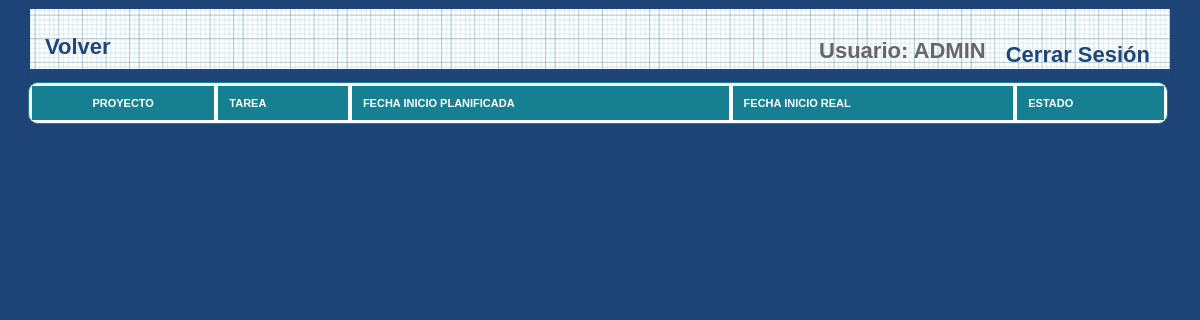
Before: /et3_iu/Controllers/MIEMBRO_Controller.php?&accion=verTareas (signed in) with the older database file.
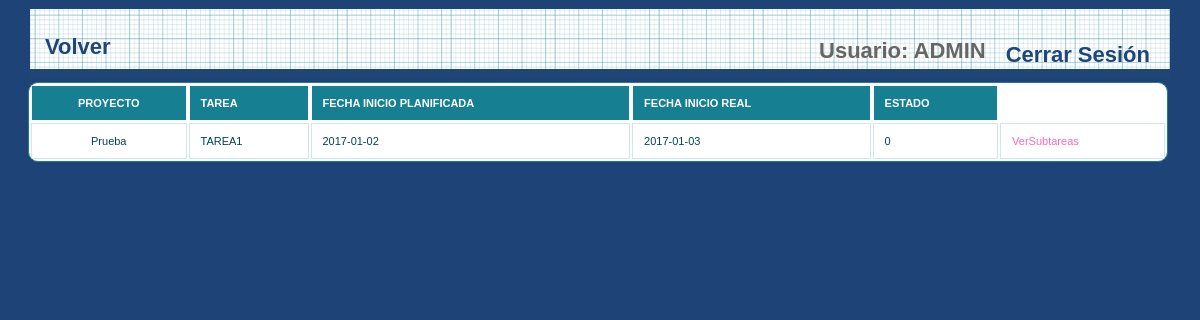
After: the same page with the newer database file.
### tables this page shows
CREATE TABLE IF NOT EXISTS `TAREA` (
  `PADRE` int(11) DEFAULT NULL,
  `ID_TAREA` int(11) NOT NULL,
  `NOMBRE` varchar(15) NOT NULL,
  `FECHAIP` date NOT NULL,
  `FECHAIR` date NOT NULL,
  `FECHAEP` date NOT NULL,
  `FECHAER` date NOT NULL,
  `HORASP` int(11) NOT NULL,
  `HORASR` int(11) NOT NULL,
  `ID_MIEMBRO` varchar(25) NOT NULL,
  `ID_PROYECTO` int(11) NOT NULL,
  `DESCRIPCION` varchar(200) NOT NULL,
  `ESTADO` int(11) NOT NULL,
  `COMENTARIO` varchar(100) NOT NULL
);

CREATE TABLE IF NOT EXISTS `PROYECTO` (
`ID_PROYECTO` int(3) NOT NULL,
  `NOMBRE` varchar(20) NOT NULL,
  `DESCRIPCION` varchar(200) NOT NULL,
  `FECHAI` date NOT NULL,
  `FECHAIP` date NOT NULL,
  `FECHAE` date NOT NULL,
  `FECHAFP` date NOT NULL,
  `NUMEROMIEMBROS` int(3) NOT NULL,
  `NUMEROHORAS` int(5) NOT NULL,
   `DIRECTOR` varchar(25) NOT NULL,
  `BORRADO` tinyint(1) NOT NULL DEFAULT '0'
);

### et3_iu/Models/TAREA_Model.php (called while the page is built, shortened)
<?php
class Tarea{
    private $id_tarea;
    private $nombre;
    private $tarea_padre;
    private $fecha_inicio_plan;
    private $fecha_inicio_real;
    private $proyecto;
    private $estado_tarea;
    public function __construct($id_tarea = NULL, $nombre=NULL, $descripcion=NULL, Tarea $tarea_padre=NULL, $fecha_inicio_plan=NULL, $fecha_entrega_plan=NULL, $fecha_inicio_real=NULL,
                                $fecha_entrega_real=NULL, $horas_plan=NULL, $horas_real=NULL, Miembro_Model $miembro=NULL, $estado_tarea=NULL, $comentario=NULL, Proyecto $proyecto=NULL){
        $this->id_tarea = $id_tarea;
        $this->nombre = $nombre;
        $this->tarea_padre = $tarea_padre;
        $this->fecha_inicio_plan = $fecha_inicio_plan;
        $this->fecha_inicio_real = $fecha_inicio_real;
        $this->estado_tarea = $estado_tarea;
        $this->proyecto = $proyecto;
    }
    public function getIdTarea(){
        return $this->id_tarea;
    }
    public function getNombre()
    {
        return $this->nombre;
    }
    public function getTareaPadre()
    {
        return $this->tarea_padre;
    }
    public function getFechaInicioPlan()
    {
        return $this->fecha_inicio_plan;
    }
    public function getFechaInicioReal()
    {
        return $this->fecha_inicio_real;
    }
    public function getEstadoTarea()
    {
        return $this->estado_tarea;
    }
    public function getProyecto()
    {
        return $this->proyecto;
    }
}
?>

### et3_iu/Models/PROYECTO_Model.php (called while the page is built, shortened)
<?php
class Proyecto
{
    private $NOMBRE;
    public function __construct($ID_PROYECTO=NULL, $NOMBRE=NULL, $DESCRIPCION=NULL, $FECHAI=NULL, $FECHAIP=NULL, $FECHAE=NULL, $FECHAFP=NULL, $NUMEROMIEMBROS=NULL, $NUMEROHORAS=NULL,Miembro_Model $DIRECTOR=NULL,$BORRADO)
    {
        $this->NOMBRE = $NOMBRE;
    }
    public function getNOMBRE()
    {
        return $this->NOMBRE;
    }
}
?>

### et3_iu/Mappers/PROYECTO_Mapper.php (called while the page is built, shortened)
<?php
require_once(__DIR__ . "/../Models/PROYECTO_Model.php");
class ProyectoMapper {
  private $mysqli;
  public function conectarBD(){
      $this->mysqli = new mysqli("localhost","iu2016","iu2016","IU2016");
  }
    function RellenaDatos($idProyecto)
    {
        $sql = "select * from PROYECTO where ID_PROYECTO = '". $idProyecto ."'";
        if (!($resultado = $this->mysqli->query($sql))){
            return 'Error en la consulta sobre la base de datos';
        }
        else{
            $result = $resultado->fetch_array();
            return $result;
        }
    }
}

### et3_iu/Mappers/TAREA_Mapper.php (called while the page is built, shortened)
<?php
require_once (__DIR__ . "/../Models/PROYECTO_Model.php");
require_once(__DIR__ . "/../Models/TAREA_Model.php");
require_once(__DIR__ . "/../Mappers/PROYECTO_Mapper.php");
class TAREA_Mapper{
    private $mysqli;
    public function conectarBD(){
        $this->mysqli = new mysqli("localhost","iu2016","iu2016","IU2016");
    }
    function listarTareasPadre(){
        $sql = "SELECT * FROM TAREA WHERE PADRE IS NULL ";
        if (!($resultado = $this->mysqli->query($sql))) {
            return 'Error en la consulta sobre la base de datos';
        } else {
            $tareas_model = array();
            $miembro_mapper = new MiembroMapper();
            $proyecto_mapper = new ProyectoMapper();
            while($row = $resultado->fetch_array(MYSQLI_ASSOC) ) {
                $miembro = $miembro_mapper->buscarMiembroPorUsuario($row["ID_MIEMBRO"]);
                $proy = $proyecto_mapper->RellenaDatos($row['ID_PROYECTO']);
                $director = $miembro_mapper->buscarMiembroPorUsuario($proy['DIRECTOR']);
                $proyecto = new Proyecto($proy['ID_PROYECTO'], $proy['NOMBRE'], $proy['DESCRIPCION'], $proy['FECHAI'], $proy['FECHAIP'],
                                        $proy['FECHAE'], $proy['FECHAFP'], $proy['NUMEROMIEMBROS'], $proy['NUMEROHORAS'], $director, $proy['BORRADO']);
                array_push($tareas_model, new Tarea($row["ID_TAREA"], $row["NOMBRE"], $row["DESCRIPCION"],
                    null, $row["FECHAIP"], $row["FECHAEP"], $row["FECHAIR"],
                    $row["FECHAER"], $row["HORASP"], $row["HORASR"], $miembro, $row["ESTADO"],
                    $row["COMENTARIO"], $proyecto));
            }
            return $tareas_model;
        }
    }
}

### et3_iu/Views/MIEMBRO_TAREAS_SHOW_Vista.php (the view, shortened to what this page needs)
<?php
class MIEMBRO_TAREAS_SHOW_Vista{
    private $tareas;
    function __construct($tareas){
        $this->tareas = $tareas;
    }
    function mostrarTareasPadre(){
        ?>
        <div>
            <head><link rel="stylesheet" href="../Styles/styles.css" type="text/css" media="screen" />
            </head>
            <div id="wrapper">
                <nav>
                    <div class="menu">
                        <ul>
                            <li><a href="../Functions/Desconectar.php"><?php echo  $strings['Cerrar Sesión']; ?></a></li>
                            <li><?php echo $strings['Usuario'].": ". $_SESSION['login']; ?></li>
                        </ul>
                        <a href="../Views/DEFAULT_Vista.php">Volver </a>
                    </div>
                </nav>
                <table id="btable" border = 1>
                    <tr>
                        <th>  PROYECTO </th>
                        <th>  TAREA </th>
                        <th>  FECHA INICIO PLANIFICADA </th>
                        <th>  FECHA INICIO REAL </th>
                        <th>  ESTADO </th>
                    </tr>
                    <?php
                    if(empty($this -> tareas)){
                    }else {
                        foreach ($this->tareas as $tarea) {
                            echo "<tr><td> " . $tarea->getProyecto()->getNOMBRE() . "</td>";
                            echo "<td>" . $tarea->getNombre() . "</td>";
                            echo "<td> " . $tarea->getFechaInicioPlan() . "</td>";
                            echo "<td> " . $tarea->getFechaInicioReal() . "</td>";
                            echo "<td> " . $tarea->getEstadoTarea() . "</td>";
                            if($tarea -> getTareaPadre() == null) {
                                ?>
                                <td>
                                    <a href="../Controllers/MIEMBRO_Controller.php?ID_TAREA=<?php echo $tarea->getIdTarea(); ?>&accion=verSubtareas">VerSubtareas</a>
                                </td>
                                </tr>
                                <?php
                            }
                        }
                    }
                    ?>
                </table>
            </div>
        </div>
        <?php
    }
}
?>

### et3_iu/Controllers/MIEMBRO_Controller.php (shortened to what this page needs)
<?php
include '../Mappers/TAREA_Mapper.php';
include '../Views/MIEMBRO_DELETE_Vista.php';
include '../Views/MIEMBRO_TAREAS_SHOW_Vista.php';
function verTareas(){
    $tareaMapper = new Tarea_Mapper();
    $tareas = $tareaMapper ->listarTareasPadre();
    $vistaTareas = new MIEMBRO_TAREAS_SHOW_Vista($tareas);
    $vistaTareas -> mostrarTareasPadre();
}
if (!isset($_REQUEST['accion'])){
    $accion = '';
}else{
    $accion = $_REQUEST['accion'];
}
switch ($accion) {
    case "verTareas":
        verTareas();
        break;
}
?>

### et3_iu/Styles/styles.css (style rules this page uses)
* { margin: 0; padding: 0; }
ul li { list-style-type:none; }
header, footer, section, aside, nav, article { display: block; }
#wrapper { width: 1140px; margin: 0 auto; margin-top: 5px; margin-bottom: 5px; }
nav { width: 1140px; height: 69px; margin: 0 auto; background: #1F4677 url(../images/blueprintpaper.png) repeat-x; }
a:link, a:visited { color:hotpink; text-decoration: none; }
li { padding-left: 5px; }
nav .menu { font-size: 22px; font-weight: bold; }
nav .menu ul { margin: 0; padding: 25px 0 0 20px; list-style: none; line-height: normal; }
nav .menu li { display: block; float: right; }
nav .menu a { display: block; margin-right: 5px; padding: 0px 15px; text-decoration: none; color: #1F4677; float:left; }
table { white-space: normal; line-height: normal; font-weight: normal; font-size: small; font-style: normal; color: black; text-align: center; font-variant: normal; border-color: gray; background-color: white; }
#btable { white-space: normal; line-height: normal; font-weight: normal; font-size: 11px; font-style: normal; color: black; text-align: center; font-variant: normal; border-color: gray; background-color: white; margin-left: -2px; }
#btable { width: 100%; overflow: hidden; background: #FFF; color: #024457; border-radius: 10px; border: 1px solid #167F92; }
#btable tr { border: 1px solid #D9E4E6; }
#btable tr:nth-child(odd) { background-color: #EAF3F3; }
#btable th { display: none; border: 1px solid #FFF; background-color: #167F92; color: #FFF; padding: 1em; }
#btable th:first-child { display: table-cell; text-align: center; }
#btable th:nth-child(2) { display: table-cell; }
#btable th:nth-child(2):after { content: attr(data-th); }
@media (min-width: 480px) { #btable th:nth-child(2):after { display: none; } }
#btable td { display: block; word-wrap: break-word; max-width: 7em; }
#btable td:first-child { display: table-cell; text-align: center; border-right: 1px solid #D9E4E6; }
@media (min-width: 480px) { #btable td { border: 1px solid #D9E4E6; } }
#btable th, #btable td { text-align: left; margin: .5em 1em; }
@media (min-width: 480px) { #btable th, #btable td { display: table-cell; padding: 1em; } }
#content p, ul, ol, hr { margin-bottom: 24px; }
* { margin-top: 4px; }

Changed rows visible on the page:
added tarea: ID_PROYECTO.NOMBRE "Prueba", NOMBRE "TAREA1", FECHAIP "2017-01-02", FECHAIR "2017-01-03", ID_PROYECTO.BORRADO "0"
